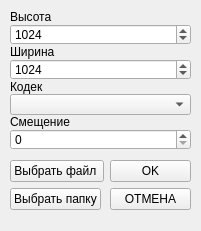
<?xml version="1.0" encoding="UTF-8"?>
<ui version="4.0">
 <class>MainWindow</class>
 <widget class="QMainWindow" name="MainWindow">
  <property name="geometry">
   <rect>
    <x>0</x>
    <y>0</y>
    <width>201</width>
    <height>231</height>
   </rect>
  </property>
  <property name="windowTitle">
   <string>DDS Header Generator</string>
  </property>
  <widget class="QWidget" name="centralwidget">
   <widget class="QWidget" name="verticalLayoutWidget">
    <property name="geometry">
     <rect>
      <x>10</x>
      <y>10</y>
      <width>181</width>
      <height>141</height>
     </rect>
    </property>
    <layout class="QVBoxLayout" name="verticalLayout">
     <property name="spacing">
      <number>0</number>
     </property>
     <item>
      <widget class="QLabel" name="hLabel">
       <property name="text">
        <string>Высота</string>
       </property>
      </widget>
     </item>
     <item>
      <widget class="QSpinBox" name="hInput">
       <property name="minimum">
        <number>1</number>
       </property>
       <property name="maximum">
        <number>131072</number>
       </property>
       <property name="value">
        <number>1024</number>
       </property>
      </widget>
     </item>
     <item>
      <widget class="QLabel" name="wLabel">
       <property name="text">
        <string>Ширина</string>
       </property>
      </widget>
     </item>
     <item>
      <widget class="QSpinBox" name="wInput">
       <property name="minimum">
        <number>1</number>
       </property>
       <property name="maximum">
        <number>131072</number>
       </property>
       <property name="value">
        <number>1024</number>
       </property>
      </widget>
     </item>
     <item>
      <widget class="QLabel" name="cLabel">
       <property name="text">
        <string>Кодек</string>
       </property>
      </widget>
     </item>
     <item>
      <widget class="QComboBox" name="cInput"/>
     </item>
     <item>
      <widget class="QLabel" name="oLabel">
       <property name="text">
        <string>Смещение</string>
       </property>
      </widget>
     </item>
     <item>
      <widget class="QSpinBox" name="oData">
       <property name="maximum">
        <number>999999999</number>
       </property>
      </widget>
     </item>
    </layout>
   </widget>
   <widget class="QWidget" name="formLayoutWidget">
    <property name="geometry">
     <rect>
      <x>10</x>
      <y>160</y>
      <width>181</width>
      <height>61</height>
     </rect>
    </property>
    <layout class="QFormLayout" name="formLayout">
     <item row="0" column="0">
      <widget class="QPushButton" name="fileBTN">
       <property name="text">
        <string>Выбрать файл </string>
       </property>
      </widget>
     </item>
     <item row="0" column="1">
      <widget class="QPushButton" name="okBTN">
       <property name="text">
        <string>OK</string>
       </property>
      </widget>
     </item>
     <item row="1" column="0">
      <widget class="QPushButton" name="folderBTN">
       <property name="text">
        <string>Выбрать папку</string>
       </property>
      </widget>
     </item>
     <item row="1" column="1">
      <widget class="QPushButton" name="cancelBTN">
       <property name="text">
        <string>OTMEHA</string>
       </property>
      </widget>
     </item>
    </layout>
   </widget>
  </widget>
 </widget>
 <resources/>
 <connections/>
</ui>
